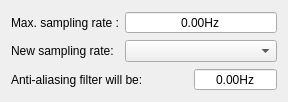
<?xml version="1.0" encoding="UTF-8"?>
<ui version="4.0">
 <class>AwDownSamplingWidget</class>
 <widget class="QWidget" name="AwDownSamplingWidget">
  <property name="geometry">
   <rect>
    <x>0</x>
    <y>0</y>
    <width>288</width>
    <height>90</height>
   </rect>
  </property>
  <property name="windowTitle">
   <string>AwDownSamplingWidget</string>
  </property>
  <layout class="QGridLayout" name="gridLayout">
   <item row="0" column="0">
    <widget class="QLabel" name="label">
     <property name="text">
      <string>Max. sampling rate :</string>
     </property>
     <property name="scaledContents">
      <bool>true</bool>
     </property>
    </widget>
   </item>
   <item row="0" column="1" colspan="2">
    <widget class="QDoubleSpinBox" name="spMaxSR">
     <property name="sizePolicy">
      <sizepolicy hsizetype="Minimum" vsizetype="Fixed">
       <horstretch>0</horstretch>
       <verstretch>0</verstretch>
      </sizepolicy>
     </property>
     <property name="alignment">
      <set>Qt::AlignCenter</set>
     </property>
     <property name="readOnly">
      <bool>true</bool>
     </property>
     <property name="buttonSymbols">
      <enum>QAbstractSpinBox::NoButtons</enum>
     </property>
     <property name="keyboardTracking">
      <bool>false</bool>
     </property>
     <property name="showGroupSeparator" stdset="0">
      <bool>false</bool>
     </property>
     <property name="suffix">
      <string>Hz</string>
     </property>
     <property name="maximum">
      <double>100000000000000004188152556421145795899143386664033828314342771180699648.000000000000000</double>
     </property>
    </widget>
   </item>
   <item row="1" column="0">
    <widget class="QLabel" name="label_2">
     <property name="text">
      <string>New sampling rate:</string>
     </property>
     <property name="scaledContents">
      <bool>true</bool>
     </property>
    </widget>
   </item>
   <item row="1" column="1" colspan="2">
    <widget class="QComboBox" name="comboNewSR">
     <property name="sizePolicy">
      <sizepolicy hsizetype="Minimum" vsizetype="Fixed">
       <horstretch>0</horstretch>
       <verstretch>0</verstretch>
      </sizepolicy>
     </property>
     <property name="inputMethodHints">
      <set>Qt::ImhPreferUppercase</set>
     </property>
     <property name="frame">
      <bool>true</bool>
     </property>
    </widget>
   </item>
   <item row="2" column="0" colspan="2">
    <widget class="QLabel" name="labelAA">
     <property name="text">
      <string>Anti-aliasing filter will be:</string>
     </property>
     <property name="scaledContents">
      <bool>true</bool>
     </property>
    </widget>
   </item>
   <item row="2" column="2">
    <widget class="QDoubleSpinBox" name="spAA">
     <property name="sizePolicy">
      <sizepolicy hsizetype="Minimum" vsizetype="Fixed">
       <horstretch>0</horstretch>
       <verstretch>0</verstretch>
      </sizepolicy>
     </property>
     <property name="alignment">
      <set>Qt::AlignCenter</set>
     </property>
     <property name="readOnly">
      <bool>true</bool>
     </property>
     <property name="buttonSymbols">
      <enum>QAbstractSpinBox::NoButtons</enum>
     </property>
     <property name="suffix">
      <string>Hz</string>
     </property>
     <property name="maximum">
      <double>100000000000000004188152556421145795899143386664033828314342771180699648.000000000000000</double>
     </property>
    </widget>
   </item>
  </layout>
 </widget>
 <layoutdefault spacing="6" margin="11"/>
 <resources/>
 <connections/>
</ui>
